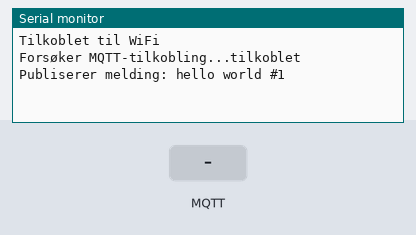
A sketch run on a simulated ESP8266 (NodeMCU). Parts: the last lines printed to the serial monitor. The test bench sets the inputs (shaded band). WiFi joins after 1.5 s; servers stay silent unless stated; no MQTT or app messages arrive unless stated.

Above: at 2.7 s.
2.8 s: MQTT message "1" arrives on the first subscribed topic
At 3.6 s:
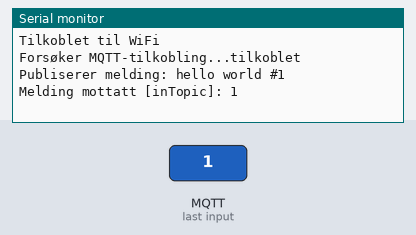
4.3 s: MQTT message "on" arrives on the first subscribed topic
At 4.7 s:
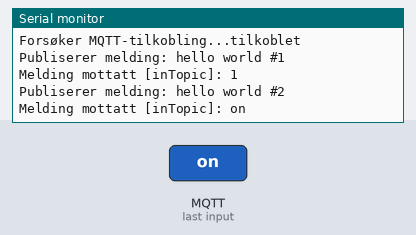
5.8 s: MQTT message "off" arrives on the first subscribed topic
At 5.96 s:
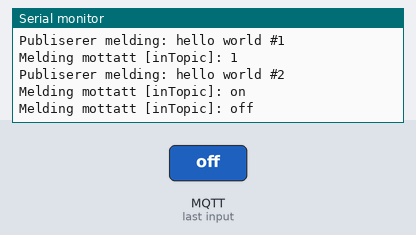
Timing chart, 0 to 8.8 s (numbered marks = the images above; inputs shaded):
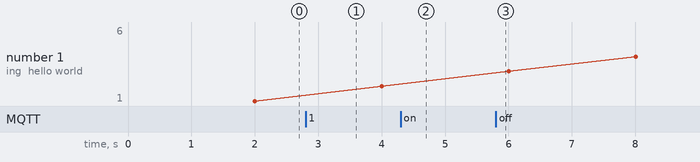

Measured:
- after the input at 2.8 s, the serial monitor: prints a new line at once (image 1)
- after the input at 4.3 s, the serial monitor: prints a new line at once (image 2)
- after the input at 5.8 s, the serial monitor: prints a new line at once (image 3)

The sketch:

main.ino
```cpp
#include <ESP8266WiFi.h>
#include <WiFiManager.h>
#include <WiFiClientSecure.h>
#include <PubSubClient.h>

// MQTT Broker informasjon
const char* mqtt_server = "din_hivemq_cloud_instans.hivemq.cloud"; // Bytt ut med din HiveMQ Cloud-host
const int mqtt_port = 8883;
const char* mqtt_username = "ditt_brukernavn"; // Sett ditt brukernavn
const char* mqtt_password = "ditt_passord";   // Sett ditt passord

WiFiClientSecure espClient;
PubSubClient client(espClient);
unsigned long lastMsg = 0;
#define MSG_BUFFER_SIZE (50)
char msg[MSG_BUFFER_SIZE];
int value = 0;

void callback(char* topic, byte* payload, unsigned int length) {
  Serial.print("Melding mottatt [");
  Serial.print(topic);
  Serial.print("]: ");
  for (unsigned int i = 0; i < length; i++) {
    Serial.print((char)payload[i]);
  }
  Serial.println();
}

void reconnect() {
  while (!client.connected()) {
    Serial.print("Forsøker MQTT-tilkobling...");
    String clientId = "ESP8266Client-";
    clientId += String(ESP.getChipId(), HEX);

    // Koble til med brukernavn og passord
    if (client.connect(clientId.c_str(), mqtt_username, mqtt_password)) {
      Serial.println("tilkoblet");
      client.subscribe("inTopic"); // Abonner på ønskede emner
    } else {
      Serial.print("Feilet, rc=");
      Serial.print(client.state());
      Serial.println(". Prøver igjen om 5 sekunder");
      delay(5000);
    }
  }
}

void setup() {
  Serial.begin(115200);

  // WiFi-tilkobling med WiFiManager
  WiFiManager wm;
  if (!wm.autoConnect("AutoConnectAP", "password")) {
    Serial.println("Kunne ikke koble til WiFi");
    ESP.restart();
  } else {
    Serial.println("Tilkoblet til WiFi");
  }

  // Legg til CA-sertifikatet hvis nødvendig
  // espClient.setCACert(ca_cert);

  // MQTT-klientoppsett
  espClient.setInsecure(); // Bruk dette hvis du ikke legger til CA-sertifikat
  client.setServer(mqtt_server, mqtt_port);
  client.setCallback(callback);
}

void loop() {
  if (!client.connected()) {
    reconnect();
  }
  client.loop();

  unsigned long now = millis();
  if (now - lastMsg > 2000) {
    lastMsg = now;
    ++value;
    snprintf(msg, MSG_BUFFER_SIZE, "hello world #%d", value);
    Serial.print("Publiserer melding: ");
    Serial.println(msg);
    client.publish("outTopic", msg);
  }
}
```
